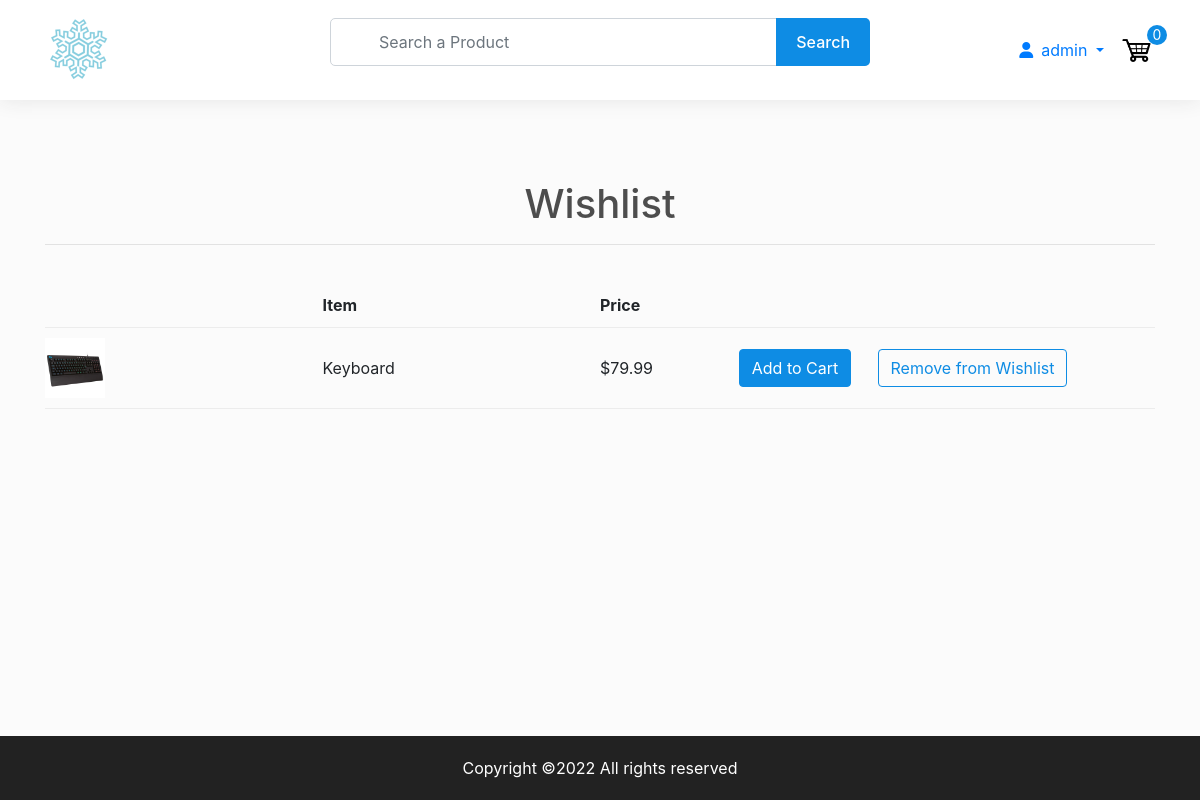
Screenshot of /wishlist/ (signed in) with the database file from the repository.
### store/models.py (models this page shows, shortened)
class Product(models.Model):
    name = models.CharField(max_length=200, null=True)
    price = models.DecimalField(max_digits=7, decimal_places=2)
    digital = models.BooleanField(default=False, null=True, blank=False)
    image = models.ImageField(null=True, blank=True)
    status = models.BooleanField(default=False, null=True, blank=False)  # changed
    description = models.TextField(max_length=1000, null=True, blank=True)  # added
    @property
    def imageURL(self):
        try:
            url = self.image.url
        except:
            url = ""
        return url

### store/views.py (the view)
# urls.py: path('wishlist/', views.wishlist, name='wishlist'),
@login_required(login_url="login")
def wishlist(request):
    products = Product.objects.filter(mylist__watch=True, mylist__user=request.user)
    return render(request, "store/wishlist.html", {"products": products})

### context_processors/context_processors.py (called while the page is built, shortened)
def total_cart_items(request):
    if request.user.is_authenticated:
        customer = Customer.objects.filter(user=request.user).first()
        if customer is None:
            return {"totalCartItems": 0}
        order = Order.objects.filter(customer=customer, ordered=False).first()
        if order is None:
            return {"totalCartItems": 0}
        cartItems = order.get_cart_items
    return {"totalCartItems": cartItems}

### store/templates/store/wishlist.html (shortened to what this page needs)
{% extends 'store/header.html' %}
{% load static %}
{% block content %}
	<section class="product-list">
		<div class="container">
			<h1 class="text-center mb-5">Wishlist<hr></h1>
			<div class="box-element">
				<div class="cart-row">
					<div style="flex:2"><strong>Item</strong></div>
					<div style="flex:1"><strong>Price</strong></div>
				</div>
				{% for product in products %}
				<div class="cart-row" id="rowid{{product.id}}">
					<div style="flex:2"><img class="row-image" src="{{product.imageURL}}"></div>
					<div style="flex:2"><p>{{product.name}}</p></div>
					<div style="flex:1"><p>${{product.price|floatformat:2}}</p></div>
					<div style="flex:1">
						<div class="quantity">
							<a href= "{% url 'add_to_cart' %}" class="btn btn-primary add-btn" id="{{product.id}}">Add to Cart</a>
						</div>
					</div>
					<div style="flex:2">
						<a href= "{% url 'remove_from_wishlist' %}" class="btn btn-outline-primary remove-wishlist" id="{{product.id}}">Remove from Wishlist</a>
					</div>
				</div>
				{% endfor %}
			</div>
		</div>
	</section>
{% endblock content %}

### store/templates/store/header.html (shortened to what this page needs)
<!DOCTYPE html>
{% load static %}
<html>
    <head>
        <link
            rel="stylesheet"
            href="https://stackpath.bootstrapcdn.com/bootstrap/4.4.1/css/bootstrap.min.css"
        />
        <link
            rel="stylesheet"
            type="text/css"
            href="{% static 'css/style.css' %}"
        />
        <link rel="stylesheet" href="https://cdnjs.cloudflare.com/ajax/libs/lightgallery/2.3.0/css/lightgallery-bundle.min.css" />
        <link
        rel="stylesheet"
        href="https://unpkg.com/@trevoreyre/autocomplete-js/dist/style.css"
        />
        <link rel='stylesheet' href='https://maxcdn.bootstrapcdn.com/font-awesome/4.5.0/css/font-awesome.min.css' >
    </head>
    <body>
        <div id="page-container">
            <header>
                <div class="container">
                    <div class="row align-items-center">
                        <div class="col-6 col-lg-3 order-1">
                            <a href="{% url 'store' %}" class="logo mr-5">
                                <img src="{% static 'images/logo-1.png' %}" />
                            </a>
                        </div>
                        <div class="col-lg-6 order-3 order-lg-2 mt-2 mt-lg-0">
                            <form id="autocomplete" class="autocomplete" action="/search" method="get">
                                <div class="form-group mb-0">
                                    <input type="text" class="autocomplete-input form-control sm-2 mr-5 pl-5" name="search" placeholder="Search a Product">
                                </div>
                                <button type="submit">Search</button>
                            </form>
                        </div>
                        <div class="col-6 col-lg-3 order-2 order-lg-3">
                            <div class="header-right d-flex align-items-center justify-content-end">
                                {% if request.user.is_authenticated %}
                                    <div class="dropdown">
                                        <a href="#" class="dropdown-toggle" data-toggle="dropdown" aria-haspopup="true" aria-expanded="false">
                                            <i class="fa fa-user mr-2"></i>{{request.user}}
                                        </a>
                                    </div>
                                {% else %}
                                    <a href="{% url 'login' %}" class="btn btn-outline-primary">Login</a>
                                {% endif %}
                                <div class="cart ml-3">
                                    <a href="{% url 'cart' %}">
                                        <img src="{% static 'images/cart.png' %}" />
                                    </a>
                                    <p id="totalCartNo">{{totalCartItems}}</p>
                                </div>
                            </div>
                        </div>
                    </div>
                </div>
            </header>
            <div id="content-wrap">
                {% block content %}
                {% endblock content %}
            </div>
            <footer>
                <div class="container text-center">
                    <p>Copyright ©2022 All rights reserved</p>
                </div>
            </footer>
        </div>
    </body>
</html>

### static/css/style.css (style rules this page uses)
.btn { transition: 250ms ease-in; }
.btn-primary { background-color: #0e8ce4; border-color: #0e8ce4; }
.btn-outline-primary { color: #0e8ce4; border-color: #0e8ce4; }
img { max-width: 100%; }
h1, h2, h3, h4, h5, h6 { color: #4d4d4d; }
body { background-color: #fbfbfb; }
#page-container { position: relative; min-height: 100vh; }
#content-wrap { padding-bottom: 64px; }
section { padding: 50px 0; }
@media (min-width: 768px) { section { padding: 60px 0; } }
@media (min-width: 768px) { section { padding: 80px 0; } }
header { position: -webkit-sticky; position: sticky; top: 0; z-index: 999; background-color: #fff; padding: 15px 0; box-shadow: 0 0 20px #e5e5e5; }
header .logo img { height: 70px; -o-object-fit: contain; object-fit: contain; }
header .autocomplete { position: relative; }
header .autocomplete input { height: 48px; background-color: #fff; border-radius: 5px; }
header .autocomplete button { position: absolute; top: 0; right: 0; height: 100%; background-color: #0e8ce4; color: #fff; font-weight: 500; border: 0; border-radius: 0 5px 5px 0; padding: 0 20px; transition: 250ms ease-in; }
header .cart { position: relative; }
header .cart img { height: 35px; }
header .cart p { position: absolute; top: -8px; right: -12px; width: 20px; height: 20px; color: #fff; background-color: #0e8ce4; font-size: 14px; line-height: 20px; text-align: center; border-radius: 50%; margin-bottom: 0; }
.row-image { height: 60px; width: auto; }
.cart-row { display: flex; align-items: center; padding-bottom: 10px; margin-bottom: 10px; border-bottom: 1px solid #ececec; }
.cart-row p { margin-bottom: 0; }
.quantity { display: inline-block; font-weight: 700; padding-right: 10px; }
footer { position: absolute; bottom: 0; height: 64px; width: 100%; background-color: #222222; padding: 20px 0; }
footer p { color: #fff; margin-bottom: 0; }

### rows the page displays
Product: imageURL (picture), name "Keyboard", price "79.99"

### other values shown
{{ request.user }} "admin"
{{ totalCartItems }} "0"
